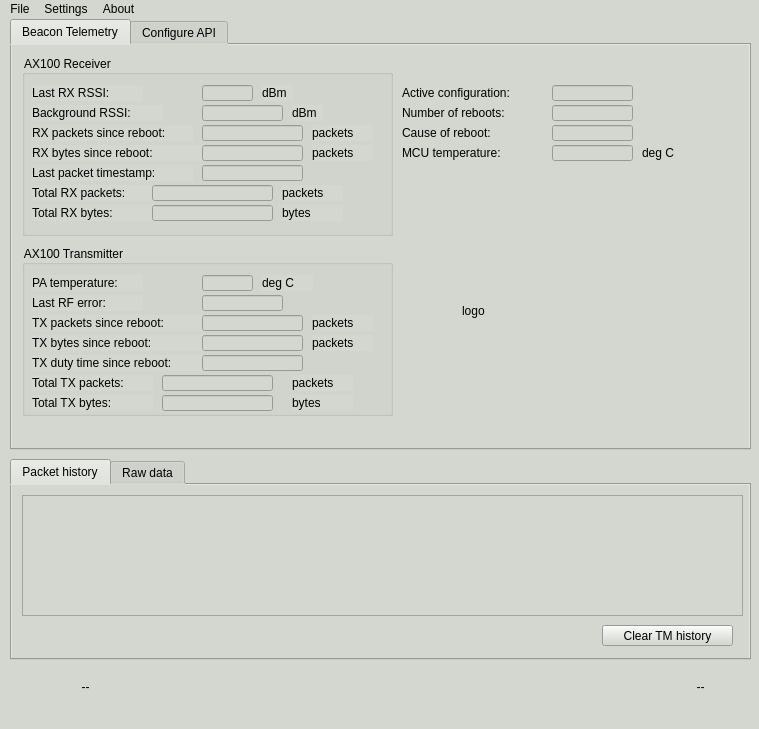
<?xml version="1.0" encoding="UTF-8"?>
<ui version="4.0">
 <class>MainWindow</class>
 <widget class="QMainWindow" name="MainWindow">
  <property name="geometry">
   <rect>
    <x>0</x>
    <y>0</y>
    <width>759</width>
    <height>729</height>
   </rect>
  </property>
  <property name="windowTitle">
   <string>MainWindow</string>
  </property>
  <property name="styleSheet">
   <string notr="true">background-color: rgb(211, 215, 207);</string>
  </property>
  <widget class="QWidget" name="centralwidget">
   <widget class="QLabel" name="host_label">
    <property name="geometry">
     <rect>
      <x>10</x>
      <y>660</y>
      <width>151</width>
      <height>16</height>
     </rect>
    </property>
    <property name="text">
     <string>--</string>
    </property>
    <property name="alignment">
     <set>Qt::AlignCenter</set>
    </property>
   </widget>
   <widget class="QLabel" name="link_label">
    <property name="geometry">
     <rect>
      <x>650</x>
      <y>660</y>
      <width>101</width>
      <height>16</height>
     </rect>
    </property>
    <property name="text">
     <string>--</string>
    </property>
    <property name="alignment">
     <set>Qt::AlignCenter</set>
    </property>
   </widget>
   <widget class="QTabWidget" name="tabWidget">
    <property name="geometry">
     <rect>
      <x>10</x>
      <y>440</y>
      <width>741</width>
      <height>201</height>
     </rect>
    </property>
    <property name="currentIndex">
     <number>0</number>
    </property>
    <widget class="QWidget" name="tab">
     <attribute name="title">
      <string>Packet history</string>
     </attribute>
     <widget class="QTableWidget" name="packet_history_table">
      <property name="geometry">
       <rect>
        <x>10</x>
        <y>10</y>
        <width>721</width>
        <height>121</height>
       </rect>
      </property>
      <property name="verticalScrollMode">
       <enum>QAbstractItemView::ScrollPerPixel</enum>
      </property>
      <property name="horizontalScrollMode">
       <enum>QAbstractItemView::ScrollPerPixel</enum>
      </property>
     </widget>
     <widget class="QPushButton" name="clear_tm_button">
      <property name="geometry">
       <rect>
        <x>590</x>
        <y>140</y>
        <width>131</width>
        <height>21</height>
       </rect>
      </property>
      <property name="text">
       <string>Clear TM history</string>
      </property>
     </widget>
     <widget class="QLabel" name="packet_counter_label">
      <property name="geometry">
       <rect>
        <x>10</x>
        <y>150</y>
        <width>181</width>
        <height>16</height>
       </rect>
      </property>
      <property name="text">
       <string/>
      </property>
     </widget>
    </widget>
    <widget class="QWidget" name="tab_2">
     <attribute name="title">
      <string>Raw data</string>
     </attribute>
     <widget class="QTableWidget" name="raw_history_table">
      <property name="geometry">
       <rect>
        <x>10</x>
        <y>10</y>
        <width>731</width>
        <height>131</height>
       </rect>
      </property>
      <property name="verticalScrollMode">
       <enum>QAbstractItemView::ScrollPerPixel</enum>
      </property>
      <property name="horizontalScrollMode">
       <enum>QAbstractItemView::ScrollPerPixel</enum>
      </property>
     </widget>
    </widget>
   </widget>
   <widget class="QTabWidget" name="tabWidget_2">
    <property name="geometry">
     <rect>
      <x>10</x>
      <y>0</y>
      <width>741</width>
      <height>431</height>
     </rect>
    </property>
    <property name="currentIndex">
     <number>0</number>
    </property>
    <widget class="QWidget" name="tab_3">
     <attribute name="title">
      <string>Beacon Telemetry</string>
     </attribute>
     <widget class="QGroupBox" name="groupBox">
      <property name="geometry">
       <rect>
        <x>10</x>
        <y>10</y>
        <width>371</width>
        <height>181</height>
       </rect>
      </property>
      <property name="title">
       <string>AX100 Receiver</string>
      </property>
      <widget class="QLabel" name="label_2">
       <property name="geometry">
        <rect>
         <x>10</x>
         <y>30</y>
         <width>111</width>
         <height>16</height>
        </rect>
       </property>
       <property name="text">
        <string>Last RX RSSI:</string>
       </property>
      </widget>
      <widget class="QLabel" name="label_4">
       <property name="geometry">
        <rect>
         <x>10</x>
         <y>70</y>
         <width>161</width>
         <height>16</height>
        </rect>
       </property>
       <property name="text">
        <string>RX packets since reboot:</string>
       </property>
      </widget>
      <widget class="QLabel" name="label_6">
       <property name="geometry">
        <rect>
         <x>10</x>
         <y>90</y>
         <width>171</width>
         <height>16</height>
        </rect>
       </property>
       <property name="text">
        <string>RX bytes since reboot:</string>
       </property>
      </widget>
      <widget class="QLabel" name="label_11">
       <property name="geometry">
        <rect>
         <x>10</x>
         <y>110</y>
         <width>161</width>
         <height>16</height>
        </rect>
       </property>
       <property name="text">
        <string>Last packet timestamp:</string>
       </property>
      </widget>
      <widget class="QLabel" name="label_12">
       <property name="geometry">
        <rect>
         <x>10</x>
         <y>50</y>
         <width>131</width>
         <height>16</height>
        </rect>
       </property>
       <property name="text">
        <string>Background RSSI:</string>
       </property>
      </widget>
      <widget class="QLabel" name="label_14">
       <property name="geometry">
        <rect>
         <x>10</x>
         <y>130</y>
         <width>121</width>
         <height>16</height>
        </rect>
       </property>
       <property name="text">
        <string>Total RX packets:</string>
       </property>
      </widget>
      <widget class="QLabel" name="label_17">
       <property name="geometry">
        <rect>
         <x>10</x>
         <y>150</y>
         <width>121</width>
         <height>16</height>
        </rect>
       </property>
       <property name="text">
        <string>Total RX bytes:</string>
       </property>
      </widget>
      <widget class="QLineEdit" name="rx_bytes_label">
       <property name="geometry">
        <rect>
         <x>180</x>
         <y>90</y>
         <width>101</width>
         <height>16</height>
        </rect>
       </property>
       <property name="readOnly">
        <bool>true</bool>
       </property>
      </widget>
      <widget class="QLineEdit" name="tot_rx_bytes_label">
       <property name="geometry">
        <rect>
         <x>130</x>
         <y>150</y>
         <width>121</width>
         <height>16</height>
        </rect>
       </property>
       <property name="text">
        <string/>
       </property>
       <property name="readOnly">
        <bool>true</bool>
       </property>
      </widget>
      <widget class="QLineEdit" name="bgnd_rssi_label">
       <property name="geometry">
        <rect>
         <x>180</x>
         <y>50</y>
         <width>81</width>
         <height>16</height>
        </rect>
       </property>
       <property name="readOnly">
        <bool>true</bool>
       </property>
      </widget>
      <widget class="QLineEdit" name="tot_rx_count_label">
       <property name="geometry">
        <rect>
         <x>130</x>
         <y>130</y>
         <width>121</width>
         <height>16</height>
        </rect>
       </property>
       <property name="readOnly">
        <bool>true</bool>
       </property>
      </widget>
      <widget class="QLineEdit" name="last_rssi_label">
       <property name="geometry">
        <rect>
         <x>180</x>
         <y>30</y>
         <width>51</width>
         <height>16</height>
        </rect>
       </property>
       <property name="readOnly">
        <bool>true</bool>
       </property>
      </widget>
      <widget class="QLineEdit" name="rx_count_label">
       <property name="geometry">
        <rect>
         <x>180</x>
         <y>70</y>
         <width>101</width>
         <height>16</height>
        </rect>
       </property>
       <property name="readOnly">
        <bool>true</bool>
       </property>
      </widget>
      <widget class="QLineEdit" name="last_contact_label">
       <property name="geometry">
        <rect>
         <x>180</x>
         <y>110</y>
         <width>101</width>
         <height>16</height>
        </rect>
       </property>
       <property name="readOnly">
        <bool>true</bool>
       </property>
      </widget>
      <widget class="QLabel" name="label_24">
       <property name="geometry">
        <rect>
         <x>260</x>
         <y>130</y>
         <width>61</width>
         <height>16</height>
        </rect>
       </property>
       <property name="text">
        <string>packets</string>
       </property>
      </widget>
      <widget class="QLabel" name="label_25">
       <property name="geometry">
        <rect>
         <x>260</x>
         <y>150</y>
         <width>61</width>
         <height>16</height>
        </rect>
       </property>
       <property name="text">
        <string>bytes</string>
       </property>
      </widget>
      <widget class="QLabel" name="label_26">
       <property name="geometry">
        <rect>
         <x>290</x>
         <y>90</y>
         <width>61</width>
         <height>16</height>
        </rect>
       </property>
       <property name="text">
        <string>packets</string>
       </property>
      </widget>
      <widget class="QLabel" name="label_27">
       <property name="geometry">
        <rect>
         <x>290</x>
         <y>70</y>
         <width>61</width>
         <height>16</height>
        </rect>
       </property>
       <property name="text">
        <string>packets</string>
       </property>
      </widget>
      <widget class="QLabel" name="label_28">
       <property name="geometry">
        <rect>
         <x>240</x>
         <y>30</y>
         <width>31</width>
         <height>16</height>
        </rect>
       </property>
       <property name="text">
        <string>dBm</string>
       </property>
      </widget>
      <widget class="QLabel" name="label_29">
       <property name="geometry">
        <rect>
         <x>270</x>
         <y>50</y>
         <width>31</width>
         <height>16</height>
        </rect>
       </property>
       <property name="text">
        <string>dBm</string>
       </property>
      </widget>
     </widget>
     <widget class="QGroupBox" name="groupBox_2">
      <property name="geometry">
       <rect>
        <x>10</x>
        <y>200</y>
        <width>371</width>
        <height>171</height>
       </rect>
      </property>
      <property name="title">
       <string>AX100 Transmitter</string>
      </property>
      <widget class="QLabel" name="label">
       <property name="geometry">
        <rect>
         <x>10</x>
         <y>30</y>
         <width>111</width>
         <height>16</height>
        </rect>
       </property>
       <property name="text">
        <string>PA temperature:</string>
       </property>
      </widget>
      <widget class="QLabel" name="label_3">
       <property name="geometry">
        <rect>
         <x>10</x>
         <y>50</y>
         <width>111</width>
         <height>16</height>
        </rect>
       </property>
       <property name="text">
        <string>Last RF error:</string>
       </property>
      </widget>
      <widget class="QLabel" name="label_5">
       <property name="geometry">
        <rect>
         <x>10</x>
         <y>70</y>
         <width>211</width>
         <height>16</height>
        </rect>
       </property>
       <property name="text">
        <string>TX packets since reboot:</string>
       </property>
      </widget>
      <widget class="QLabel" name="label_7">
       <property name="geometry">
        <rect>
         <x>10</x>
         <y>90</y>
         <width>211</width>
         <height>16</height>
        </rect>
       </property>
       <property name="text">
        <string>TX bytes since reboot:</string>
       </property>
      </widget>
      <widget class="QLabel" name="label_13">
       <property name="geometry">
        <rect>
         <x>10</x>
         <y>110</y>
         <width>181</width>
         <height>16</height>
        </rect>
       </property>
       <property name="text">
        <string>TX duty time since reboot:</string>
       </property>
      </widget>
      <widget class="QLineEdit" name="tx_duty_label">
       <property name="geometry">
        <rect>
         <x>180</x>
         <y>110</y>
         <width>101</width>
         <height>16</height>
        </rect>
       </property>
       <property name="readOnly">
        <bool>true</bool>
       </property>
      </widget>
      <widget class="QLabel" name="label_15">
       <property name="geometry">
        <rect>
         <x>10</x>
         <y>130</y>
         <width>121</width>
         <height>16</height>
        </rect>
       </property>
       <property name="text">
        <string>Total TX packets:</string>
       </property>
      </widget>
      <widget class="QLineEdit" name="tot_tx_count_label">
       <property name="geometry">
        <rect>
         <x>140</x>
         <y>130</y>
         <width>111</width>
         <height>16</height>
        </rect>
       </property>
       <property name="readOnly">
        <bool>true</bool>
       </property>
      </widget>
      <widget class="QLineEdit" name="temp_pa_label">
       <property name="geometry">
        <rect>
         <x>180</x>
         <y>30</y>
         <width>51</width>
         <height>16</height>
        </rect>
       </property>
       <property name="readOnly">
        <bool>true</bool>
       </property>
      </widget>
      <widget class="QLineEdit" name="last_rferr_label">
       <property name="geometry">
        <rect>
         <x>180</x>
         <y>50</y>
         <width>81</width>
         <height>16</height>
        </rect>
       </property>
       <property name="readOnly">
        <bool>true</bool>
       </property>
      </widget>
      <widget class="QLineEdit" name="tx_count_label">
       <property name="geometry">
        <rect>
         <x>180</x>
         <y>70</y>
         <width>101</width>
         <height>16</height>
        </rect>
       </property>
       <property name="readOnly">
        <bool>true</bool>
       </property>
      </widget>
      <widget class="QLineEdit" name="tx_bytes_label">
       <property name="geometry">
        <rect>
         <x>180</x>
         <y>90</y>
         <width>101</width>
         <height>16</height>
        </rect>
       </property>
       <property name="readOnly">
        <bool>true</bool>
       </property>
      </widget>
      <widget class="QLineEdit" name="tot_tx_bytes_label">
       <property name="geometry">
        <rect>
         <x>140</x>
         <y>150</y>
         <width>111</width>
         <height>16</height>
        </rect>
       </property>
       <property name="text">
        <string/>
       </property>
       <property name="readOnly">
        <bool>true</bool>
       </property>
      </widget>
      <widget class="QLabel" name="label_18">
       <property name="geometry">
        <rect>
         <x>10</x>
         <y>150</y>
         <width>121</width>
         <height>16</height>
        </rect>
       </property>
       <property name="text">
        <string>Total TX bytes:</string>
       </property>
      </widget>
      <widget class="QLabel" name="label_19">
       <property name="geometry">
        <rect>
         <x>240</x>
         <y>30</y>
         <width>51</width>
         <height>16</height>
        </rect>
       </property>
       <property name="text">
        <string>deg C</string>
       </property>
      </widget>
      <widget class="QLabel" name="label_20">
       <property name="geometry">
        <rect>
         <x>290</x>
         <y>70</y>
         <width>61</width>
         <height>16</height>
        </rect>
       </property>
       <property name="text">
        <string>packets</string>
       </property>
      </widget>
      <widget class="QLabel" name="label_21">
       <property name="geometry">
        <rect>
         <x>290</x>
         <y>90</y>
         <width>61</width>
         <height>16</height>
        </rect>
       </property>
       <property name="text">
        <string>packets</string>
       </property>
      </widget>
      <widget class="QLabel" name="label_22">
       <property name="geometry">
        <rect>
         <x>270</x>
         <y>130</y>
         <width>61</width>
         <height>16</height>
        </rect>
       </property>
       <property name="text">
        <string>packets</string>
       </property>
      </widget>
      <widget class="QLabel" name="label_23">
       <property name="geometry">
        <rect>
         <x>270</x>
         <y>150</y>
         <width>61</width>
         <height>16</height>
        </rect>
       </property>
       <property name="text">
        <string>bytes</string>
       </property>
      </widget>
     </widget>
     <widget class="QLabel" name="label_30">
      <property name="geometry">
       <rect>
        <x>630</x>
        <y>100</y>
        <width>41</width>
        <height>16</height>
       </rect>
      </property>
      <property name="text">
       <string>deg C</string>
      </property>
     </widget>
     <widget class="QLineEdit" name="boot_count_label">
      <property name="geometry">
       <rect>
        <x>540</x>
        <y>60</y>
        <width>81</width>
        <height>16</height>
       </rect>
      </property>
      <property name="readOnly">
       <bool>true</bool>
      </property>
     </widget>
     <widget class="QLineEdit" name="active_conf_label">
      <property name="geometry">
       <rect>
        <x>540</x>
        <y>40</y>
        <width>81</width>
        <height>16</height>
       </rect>
      </property>
      <property name="readOnly">
       <bool>true</bool>
      </property>
     </widget>
     <widget class="QLineEdit" name="boot_cause_label">
      <property name="geometry">
       <rect>
        <x>540</x>
        <y>80</y>
        <width>81</width>
        <height>16</height>
       </rect>
      </property>
      <property name="readOnly">
       <bool>true</bool>
      </property>
     </widget>
     <widget class="QLabel" name="label_10">
      <property name="geometry">
       <rect>
        <x>390</x>
        <y>80</y>
        <width>121</width>
        <height>16</height>
       </rect>
      </property>
      <property name="text">
       <string>Cause of reboot:</string>
      </property>
     </widget>
     <widget class="QLabel" name="label_8">
      <property name="geometry">
       <rect>
        <x>390</x>
        <y>40</y>
        <width>141</width>
        <height>16</height>
       </rect>
      </property>
      <property name="text">
       <string>Active configuration:</string>
      </property>
     </widget>
     <widget class="QLabel" name="label_9">
      <property name="geometry">
       <rect>
        <x>390</x>
        <y>60</y>
        <width>141</width>
        <height>16</height>
       </rect>
      </property>
      <property name="text">
       <string>Number of reboots:</string>
      </property>
     </widget>
     <widget class="QLineEdit" name="temp_brd_label">
      <property name="geometry">
       <rect>
        <x>540</x>
        <y>100</y>
        <width>81</width>
        <height>16</height>
       </rect>
      </property>
      <property name="readOnly">
       <bool>true</bool>
      </property>
     </widget>
     <widget class="QLabel" name="label_16">
      <property name="geometry">
       <rect>
        <x>390</x>
        <y>100</y>
        <width>131</width>
        <height>16</height>
       </rect>
      </property>
      <property name="text">
       <string>MCU temperature:</string>
      </property>
     </widget>
     <widget class="QLabel" name="logo">
      <property name="geometry">
       <rect>
        <x>450</x>
        <y>160</y>
        <width>221</width>
        <height>211</height>
       </rect>
      </property>
      <property name="text">
       <string>logo</string>
      </property>
     </widget>
    </widget>
    <widget class="QWidget" name="tab_6">
        <attribute name="title">
            <string>Configure API</string>
        </attribute>
        <!-- Input here API and username -->
        <widget class="QWidget" name="dialogWidget" native="true">
            <property name="geometry">
                <rect>
                    <x>20</x>
                    <y>20</y>
                    <width>600</width>
                    <height>80</height>
                </rect>
            </property>
            <widget class="QLabel" name="apikeyLabel">
                <property name="geometry">
                    <rect>
                        <x>20</x>
                        <y>40</y>
                        <width>80</width>
                        <height>20</height>
                    </rect>
                </property>
                <property name="text">
                    <string>API Key:</string>
                </property>
                <property name="styleSheet">
                    <string notr="true">color: black;</string>
                </property>
            </widget>
            <widget class="QLineEdit" name="apikeyLineEdit">
                <property name="geometry">
                    <rect>
                        <x>110</x>
                        <y>40</y>
                        <width>400</width>
                        <height>20</height>
                    </rect>
                </property>
                <attribute name="placeholderText">
                    <string>Enter API key...</string>
                </attribute>
                <property name="styleSheet">
                    <string notr="true">background-color: white;</string>
                </property>
            </widget>
        </widget>
        <widget class="QPushButton" name="switch_api_button">
            <property name="geometry">
             <rect>
              <x>40</x>
              <y>100</y>
              <width>200</width>
              <height>30</height>
             </rect>
            </property>
            <property name="text">
             <string>Turn ON/OFF API</string>
            </property>
           </widget>
    </widget>
   </widget>
  </widget>
  <widget class="QMenuBar" name="menubar">
   <property name="geometry">
    <rect>
     <x>0</x>
     <y>0</y>
     <width>759</width>
     <height>20</height>
    </rect>
   </property>
   <widget class="QMenu" name="menuFile">
    <property name="title">
     <string>File</string>
    </property>
    <addaction name="actionSave_TM_to_log"/>
   </widget>
   <widget class="QMenu" name="menuSettings">
    <property name="title">
     <string>Settings</string>
    </property>
   </widget>
   <widget class="QMenu" name="menuAbout">
    <property name="title">
     <string>About</string>
    </property>
    <addaction name="actionAbout"/>
   </widget>
   <addaction name="menuFile"/>
   <addaction name="menuSettings"/>
   <addaction name="menuAbout"/>
  </widget>
  <widget class="QStatusBar" name="statusbar"/>
  <action name="actionAbout">
   <property name="text">
    <string>About</string>
   </property>
  </action>
  <action name="actionSave_TM_to_log">
   <property name="text">
    <string>Save TM to log</string>
   </property>
  </action>
 </widget>
 <resources/>
 <connections/>
</ui>
